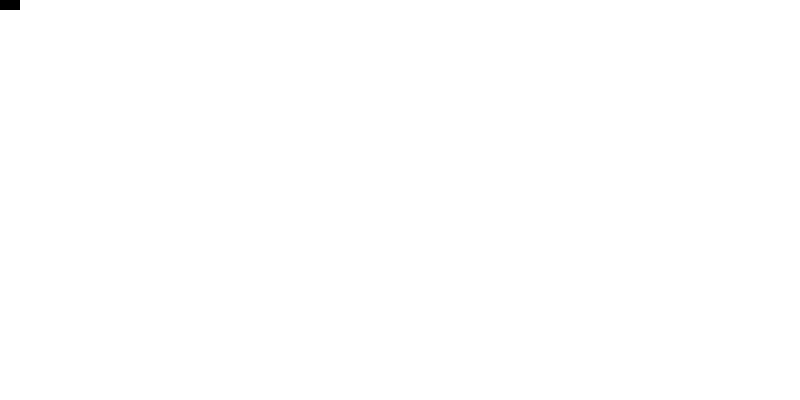
Frame 1 (no input)
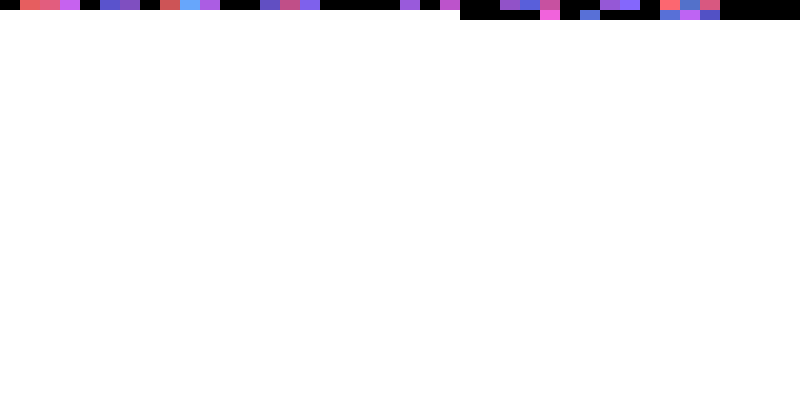
Frame 60 (the mouse pressed at the canvas centre just before this capture)
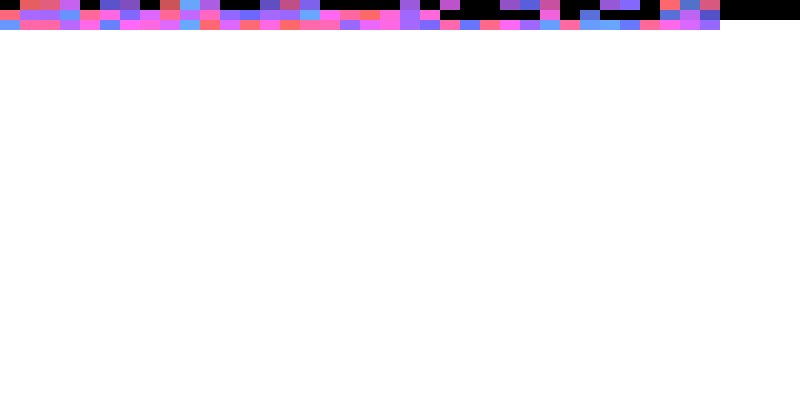
Frame 120 (the mouse held since frame 60 and released just before this capture)

The Processing sketch that drew these frames (run headless with seeded random() and noise(); from frame 60 on, the mouse is pressed at the canvas centre):

// Processing sketch: processing_6847
// ── processing_6847.pde

int var;
int DOTSize;
int c;
int x1,y1;
int h,s;

void setup(){
  x1 = 0;
  y1 = 0;
  var = 20;
  size(800,400);
  background(255);
  frameRate(60);
  smooth();
}

void draw(){

  colorMode(HSB);
  color c = color(random(150,260),150,h);

  DOTSize = 20;
  DOT(x1,y1,DOTSize,c);
  x1= x1+var;
  h=int(random(190,345));
  //  println(h);
  if (mousePressed){
h = 255;
  }
  else{
    if(h>255){
      h=0;
    }

  }


  if (x1 > width || x1<0 ) {  /////// checks for sheet width end
    var = var * -1;  
    y1 = y1+10;
  }


  if(y1>height){   /////// checks for sheet length end
    background(255);
    y1 = 0;
  }

}


/// prints dots
void DOT(int x,int y,int body,color c){
  noStroke();
  fill(c);
  rect(x,y,body,body/2);
}
